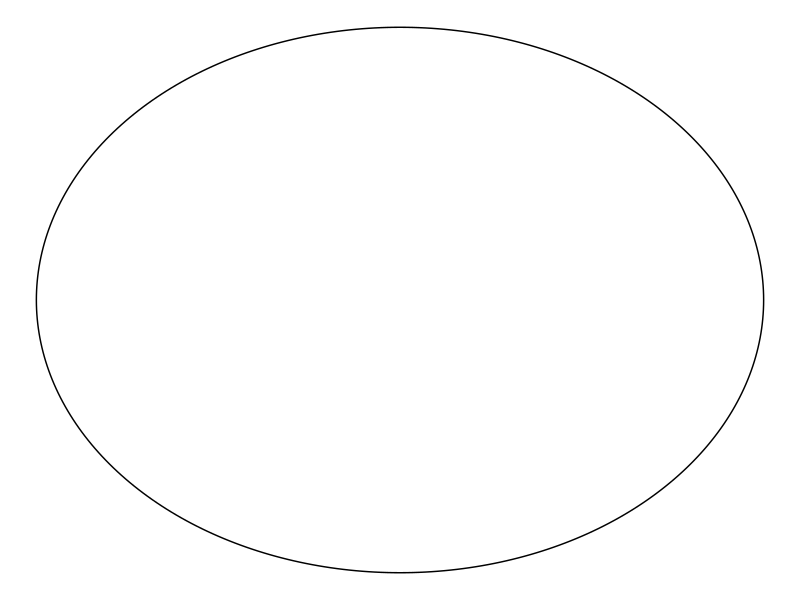
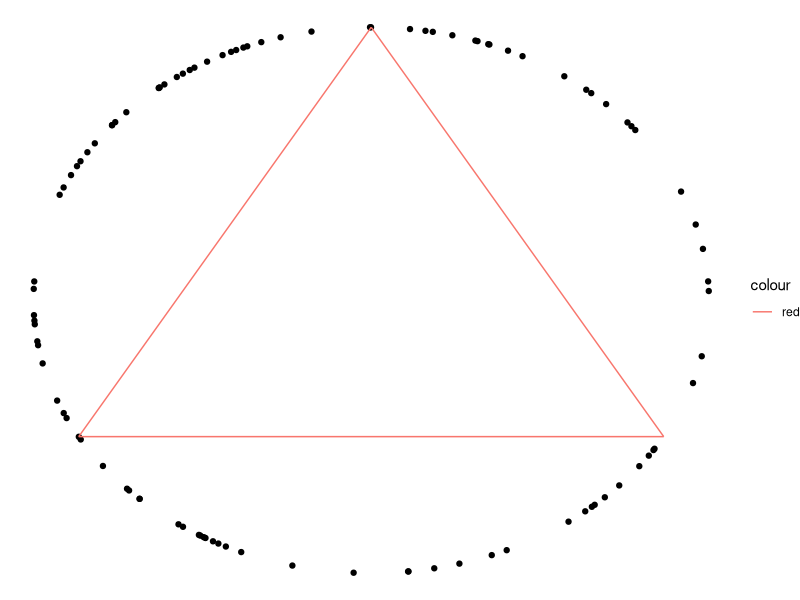
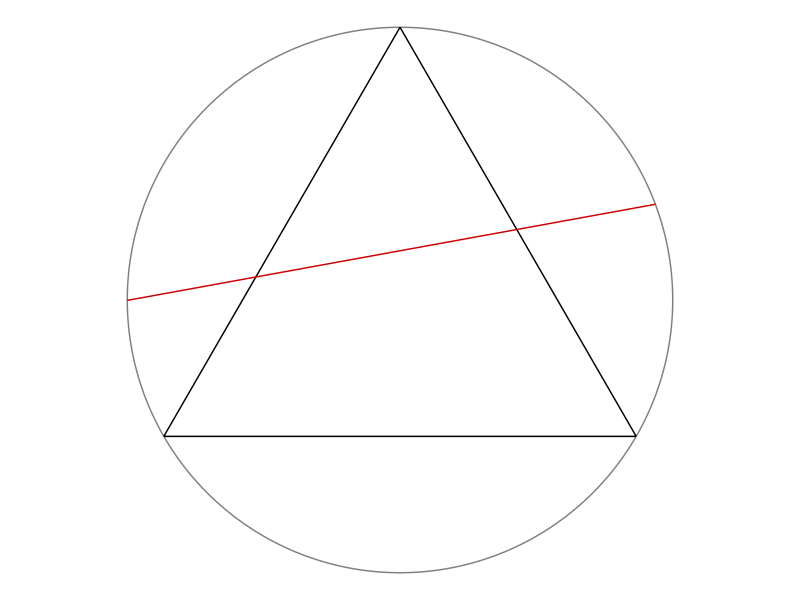

Reproduce these figures in R, in order.
# Instruction to students: You may clear the code in this file and replace it
# with your own.

library(tidyverse)
library(ggforce)
theme_set(theme_void())

# Draw a random chord in a unit circle centred at origin -----------------------

# Coordinates of equilateral triangle
eqtri_df <- tibble(
  x    = c(0, sqrt(3) / 2, -sqrt(3) / 2),
  y    = c(1, -0.5, -0.5),
  xend = c(sqrt(3) / 2, -sqrt(3) / 2, 0),
  yend = c(-0.5, -0.5, 1)
)

# Coordinates of random chord
rdmchr_df <- tibble(
  x    = 0.93636368,
  y    = 0.35103142,
  xend = -0.9999991,
  yend = -0.001326758
)

# Plot
p <- ggplot() +
  ggforce::geom_circle(aes(x0 = 0, y0 = 0, r = 1), col = "gray50") +
  geom_segment(data = eqtri_df, aes(x = x, y = y, xend = xend, yend = yend)) +
  geom_segment(data = rdmchr_df, aes(x = x, y = y, xend = xend, yend = yend),
               col = "red3") +
  coord_equal()

ggsave(p, file = "plot.png", height = 5, width = 7)

# Plot a circle
library(ggplot2)
library(ggforce)

data_circle <- data.frame(x0 = 0,
                          y0 = 0,
                          r = 1)

ggplot(data = data_circle, aes(x = x0, y = y0)) + 
  geom_circle(data = data_circle, aes(x0 = x0, y0 = y0, r=r))

# METHOD A (Random Endpoints) --------------------------------------------------
library(tidyverse)
library(ggforce)
library(ggplot2)

theta <- runif(100, 0, 2*pi)
circle <- tibble(
  x0 = cos(theta),
  y0 = sin(theta),
  r = 1)

eqtri_df <- tibble(
  x    = c(0, sqrt(3) / 2, -sqrt(3) / 2),
  y    = c(1, -0.5, -0.5),
  xend = c(sqrt(3) / 2, -sqrt(3) / 2, 0),
  yend = c(-0.5, -0.5, 1)
)

ggplot(data = circle, mapping = aes(x = x0, y = y0)) +
  geom_point() + 
  geom_segment(data = eqtri_df, aes(x = x, y = y, xend = xend, yend = yend, color = "red"))

# METHOD B (Random Radial Points) ----------------------------------------------



# METHOD C (Random Midpoints) --------------------------------------------------
